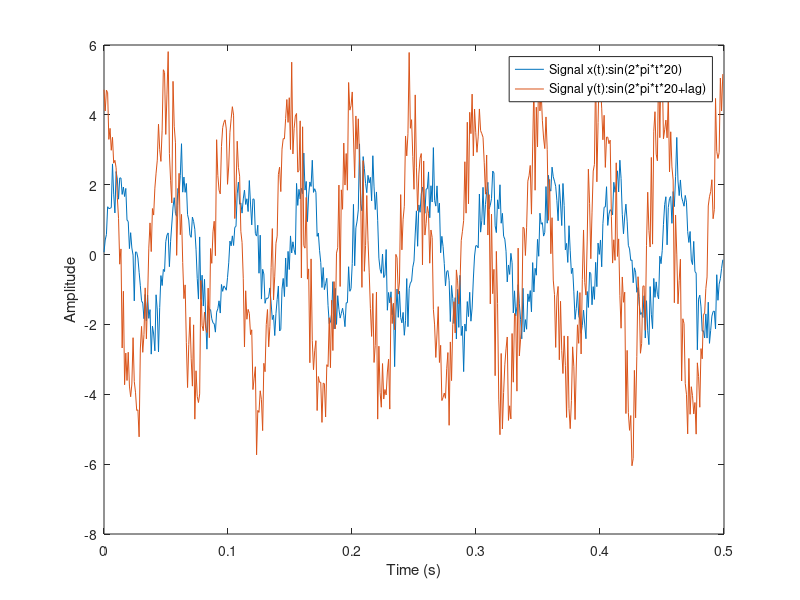
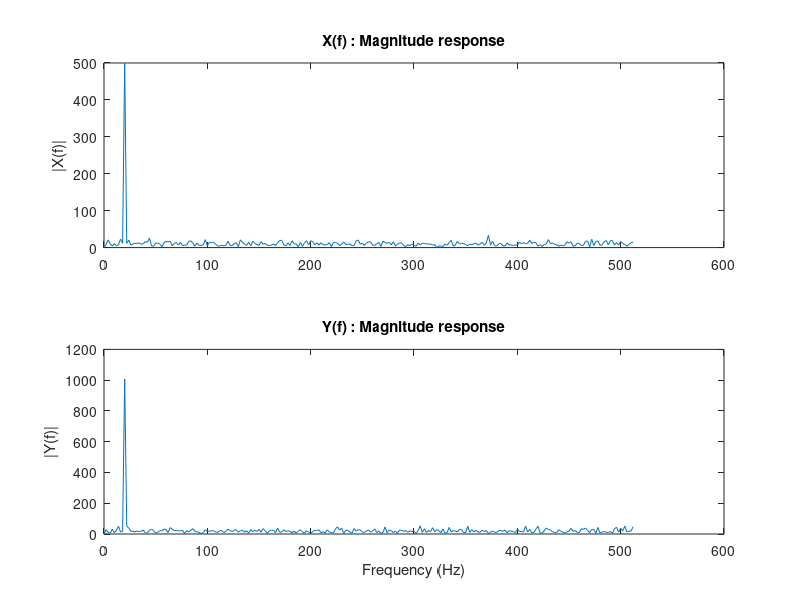
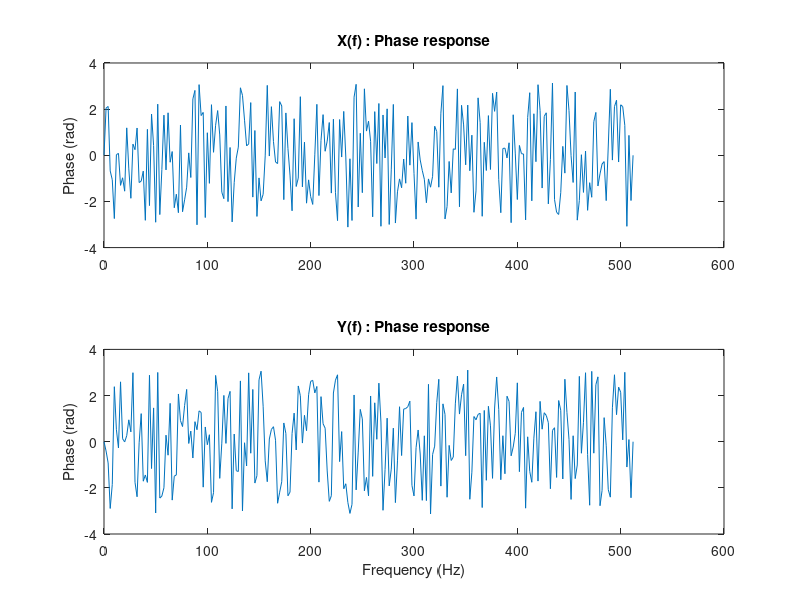

Reproduce these figures in MATLAB, in order.
%The amplitude ratio and phase lag for two sinusoidal signals 
% can be determined by taking the Fourier Transform and comparing the magnitude and phase of the signals

% clear
clear all
% set the lag
lag = pi/2;
% amplitude for sinusodial 1
amp_x = 2;
% amplitude for sinusodial 2
amp_y = 4;
% Sampling frequency
Fs = 1024;
% Time vector of 0.5 second
t = 0:1/Fs:0.5*(Fs-1)/Fs;
% number of points
npts = length(t);
% Create a sine wave of 20 Hz.
x = amp_x * (sin(2*pi*t*20) + ...
0.25*randn(1,npts)) + 5;
% Create a sine wave of 20 Hz
% with a phase of pi/2.
y = amp_y * (sin(2*pi*t*20 + lag)...
+ 0.25*randn(1,npts));
% remove bias
x = x - mean(x);
y = y - mean(y);
% plot the signal
figure(1)
plot(t,x,t,y);
xlabel('Time (s)');
ylabel('Amplitude');
legend('Signal x(t):sin(2*pi*t*20)',...
'Signal y(t):sin(2*pi*t*20+lag)');
% take the FFT
X=fft(x);
Y=fft(y);
% Calculate the numberof unique points
NumUniquePts = ceil((npts+1)/2);
figure(2)
subplot(211);
f = (0:NumUniquePts-1)*Fs/npts;
plot(f,abs(X(1:NumUniquePts)));
title('X(f) : Magnitude response');
ylabel('|X(f)|')
subplot(212)
plot(f,abs(Y(1:NumUniquePts)));
title('Y(f) : Magnitude response')
xlabel('Frequency (Hz)');
ylabel('|Y(f)|')
figure(3)
subplot(211)
plot(f,angle(X(1:NumUniquePts)));
title('X(f) : Phase response');
ylabel('Phase (rad)');
subplot(212)
plot(f,angle(Y(1:NumUniquePts)));
title('Y(f) : Phase response');
xlabel('Frequency (Hz)');
ylabel('Phase (rad)');
% Determine the max value and max point.
% This is where the sinusoidal
% is located. See Figure 2.
[mag_x idx_x] = max(abs(X));
[mag_y idx_y] = max(abs(Y));
% determine the phase difference
% at the maximum point.
px = angle(X(idx_x));
py = angle(Y(idx_y));
phase_lag = py - px
% determine the amplitude scaling
amplitude_ratio = mag_y/mag_x